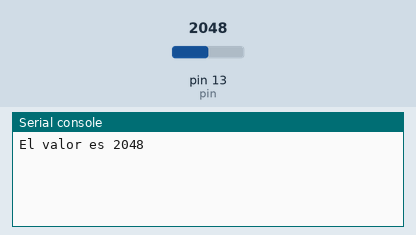
Bench run of a program on a simulated MicroPython board. Parts: the last lines printed to the serial console. The test bench sets the inputs (shaded band); at power-on: pin 13 (pin) = 2048 (analog values on the 0–4095 scale).

Above: at 1.2 s.
1.3 s: pin 13 (pin) set to 2866
At 2.8 s:
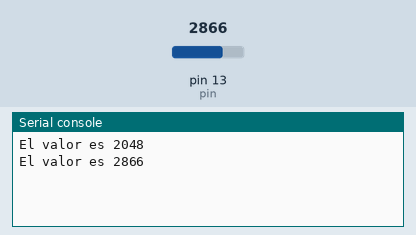
3.8 s: pin 13 (pin) set to 3603
At 5.5 s:
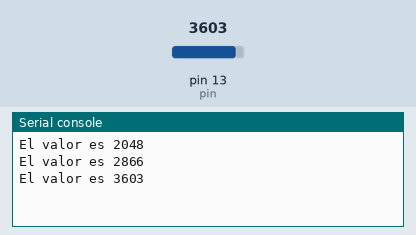
Timing chart, 0 to 7.0 s (numbered marks = the images above; inputs shaded):
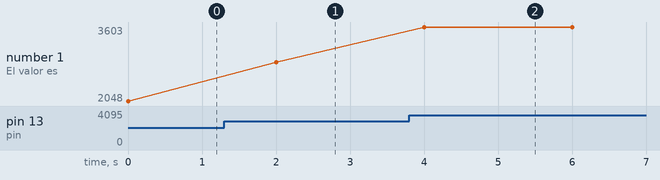

The program:

SetADCandMeasure.py
```python
import machine
import time

adc = machine.ADC(0)
adc_c = adc.channel(pin='P13',attn=machine.ADC.ATTN_11DB)
adc_c()

while True:
    val = adc_c.value()              # read an analog value
    print("El valor es " + str(val))
    time.sleep(2)
```

Measured:
- after the input at 1.3 s, the serial console: prints a new line after 0.70 s (image 1)
- after the input at 3.8 s, the serial console: prints a new line after 0.20 s (image 2)
- plotted number 1: 2048 → 2866 after the input at 1.3 s, 2866 → 3603 after the input at 3.8 s
